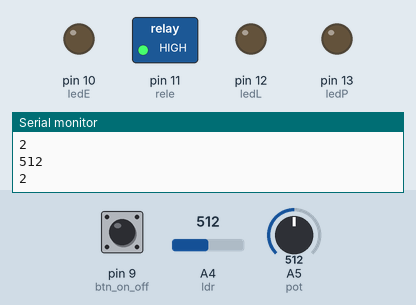
Simulated run of this program. Board: Arduino Uno, built with avr-gcc and run on an emulated ATmega328P. Shown: switched loads named in the program (green lamp = pin HIGH), output pins drawn as LEDs (lit = HIGH), the last lines printed to the serial monitor. The inputs (shaded band) are chosen by the test bench; at power-on: A5 (pot) = 512, A4 (ldr) = 512, pin 9 (btn_on_off) HIGH.

Above: at 2.8 s.
2.9 s: A5 (pot) set to 425
6.2 s: A5 (pot) set to 399
At 10.0 s:
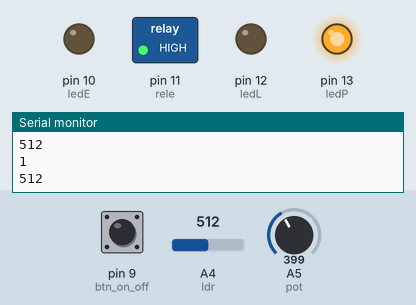
10.5 s: A4 (ldr) set to 218
13.2 s: A4 (ldr) set to 187
At 16.5 s:
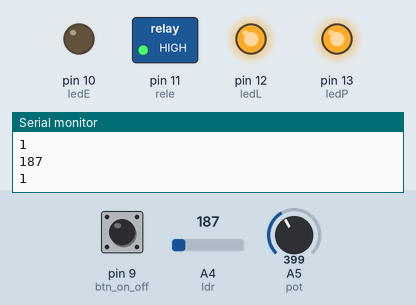
17.5 s: pin 9 (btn_on_off) pulled LOW for 2.35 s
At 19.4 s:
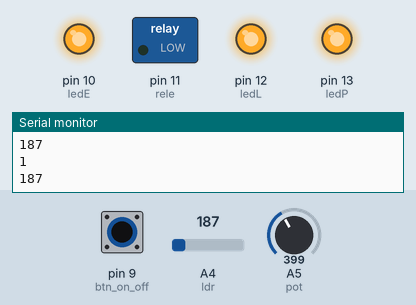
21.3 s: A4 (ldr) set to 210
At 25.2 s:
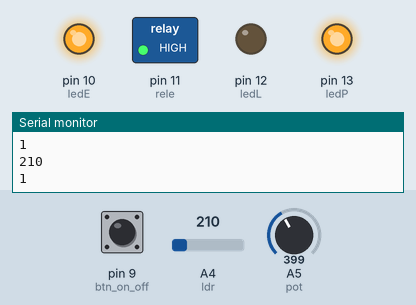
Timing chart, 0 to 26.7 s (numbered marks = the images above; inputs shaded):
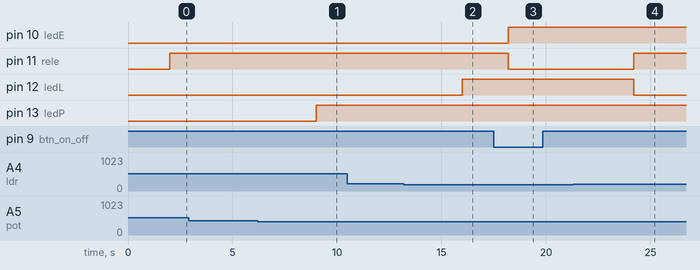

Measured:
- the behaviour switches between 410 and 409 on A5 (pot) (found by bisection; images 0 and 1)
- the behaviour switches between 201 and 200 on A4 (ldr) (found by bisection; images 1 and 2)
- after the input at 6.2 s, pin 13 (ledP): LOW → HIGH after 2.8 s
- after the input at 13.2 s, pin 12 (ledL): LOW → HIGH after 2.8 s
- after the input at 17.5 s, pin 10 (ledE): LOW → HIGH after 0.71 s; pin 11 (rele): HIGH → LOW after 0.71 s
- after the input at 21.3 s, pin 11 (rele): LOW → HIGH after 2.9 s; pin 12 (ledL): HIGH → LOW after 2.9 s

The program:

main.cpp
```cpp
#include <Arduino.h>

const int ledP = 13;
const int pot = A5;
int valor_pot;
int valor_pot_convertido;

const int ledL = 12;
const int ldr = A4;
int valor_ldr;

const int rele = 11;

const int btn_on_off = 9;
const int ledE = 10;

bool condicao_umidade = false;
bool condicao_horario = false;
bool estado_sistema = false;

void setup() {
  pinMode(ledP, OUTPUT);
  pinMode(ledL, OUTPUT);
  pinMode(ledE, OUTPUT);
  pinMode(pot, INPUT);
  pinMode(ldr, INPUT);
  pinMode(btn_on_off, INPUT_PULLUP);
  pinMode(rele, OUTPUT);
  Serial.begin(9600);
}

void loop() {
  // O potenciometro vai simular a umidade do ambiente. Seu valor varia de 0 a 5, sendo que quando ele é menor que 2, seu led irá acender indicando que está na situação adequada
  valor_pot = analogRead(pot);
  valor_pot_convertido = map(valor_pot,0,1025,0,5);
  Serial.println(valor_pot_convertido);
  delay(1000);

  if (valor_pot_convertido < 2){
    digitalWrite(ledP, HIGH);
    condicao_umidade = true;
  }
  else {
    digitalWrite(ledP, LOW);
    condicao_umidade = false;
  }

  // ----------------------------------------------------------------------------------------------------

  // O ldr vai funcionar como um relógio, sendo que determinada quantidade de luz vai representar um horário do dia. Seu valor varia de 0 a 1023, sendo que quando ele é menor ou igual a 200, seu led irá acender indicando que está na situação adequada
  valor_ldr = analogRead(ldr);

  Serial.println(valor_ldr);
  delay(1000);

  if (valor_ldr <= 200){
    digitalWrite(ledL, HIGH);
    condicao_horario = true;
  }
  else {
    digitalWrite(ledL, LOW);
    condicao_horario = false;
  }

  // --------------------------------------------------------------------------------------

  // Se o botão for pressionado, ele vai destravar o sistema (obs: antes dele ser pressionado, até é possível estar nas condições ideais de umidade e horário, mas o relé não vai ligar)
  if (!digitalRead(btn_on_off)){
    estado_sistema = !estado_sistema;
    delay(200);
  }

  if (estado_sistema == true)
    digitalWrite(ledE, HIGH);
  else
    digitalWrite(ledE, LOW);

  // --------------------------------------------------------------------------------------

  if (condicao_umidade == true && condicao_horario == true && estado_sistema == true)
    digitalWrite(rele, LOW);
  else
    digitalWrite(rele, HIGH);

}
```
